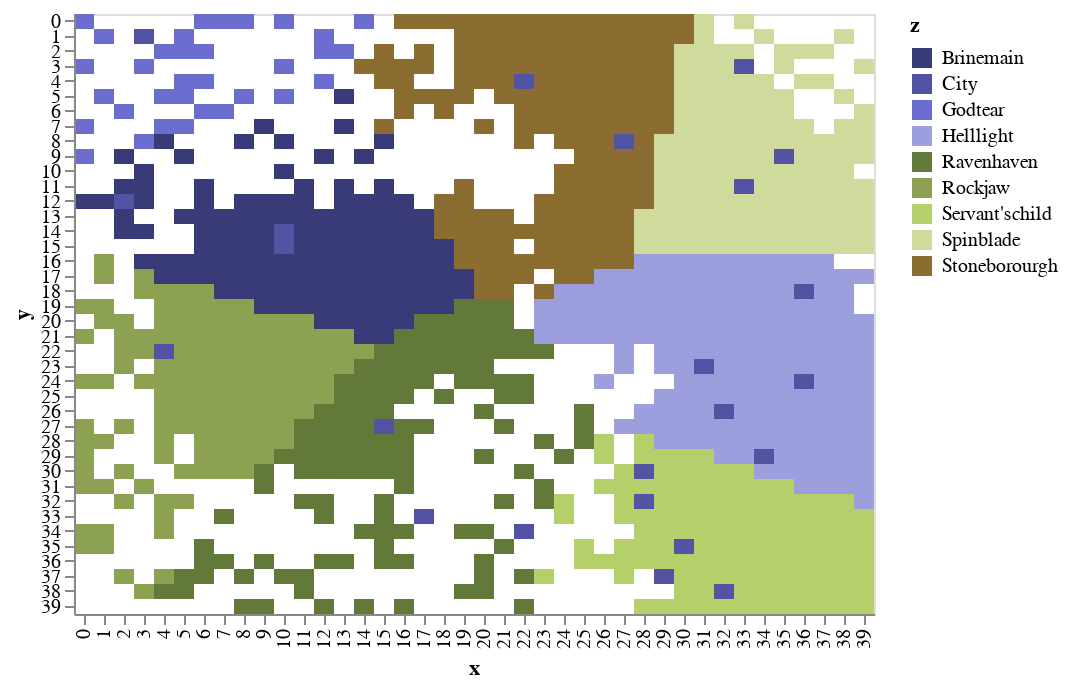

The code cell stored with this chart in its notebook:
### Markdown cell above
# Nations and Conflict

### Code cell
import pandas as pd
import numpy as np
import pickle

import altair as alt


# importing local libraries for drawings (because they clutter)
# in Github, you can search  
#   They should still be available within the git repo but it's pretty much template stuff from altair
import sys
sys.path.append('../')
from lib.builders import towns,nations,people
import lib.drawMaps as draw

with (open('world_2.p', 'rb')) as pickle_file:
    world = pickle.load(pickle_file)
    
draw.drawboarders(world.df_features)

### Figure 1 — Vega-Lite specification as saved in the notebook (floating-point values rounded to 4 significant figures; data arrays with more than 128 entries replaced by an {"elided": "..."} marker saying what was removed)
{"$schema": "https://vega.github.io/schema/vega-lite/v2.6.0.json", "config": {"view": {"height": 300, "width": 400}}, "data": {"name": "data-a679e04552297d860a640c6adeaabfd8"}, "datasets": {"data-a679e04552297d860a640c6adeaabfd8": {"elided": "1066 records"}}, "encoding": {"color": {"field": "z", "scale": {"scheme": "category20b"}, "type": "nominal"}, "tooltip": [{"field": "terrain", "type": "nominal"}, {"field": "feature", "type": "nominal"}, {"field": "nation", "type": "nominal"}], "x": {"field": "x", "type": "ordinal"}, "y": {"field": "y", "type": "ordinal"}}, "mark": "rect"}
